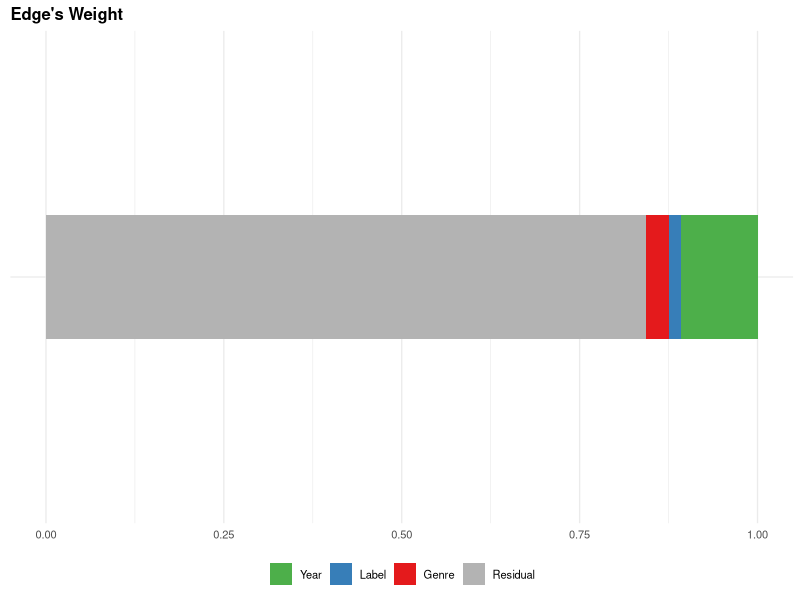

Write R code to recreate this figure.
library(ggplot2)

# Create a dataframe with your values
df <- data.frame(
  Variable = c("Genre", "Label", "Year"),
  Importance = c(0.03167105, 0.01789875, 0.10691640)
)

residual <- 1 - sum(df$Importance)

df <- rbind(df, data.frame(Variable = "Residual", Importance = residual))
df$Variable <- factor(df$Variable, levels = c("Year", "Label", "Genre", "Residual"))  # Force order
color_map <- c("Genre" = "#E41A1C", "Label" = "#377EB8", "Year" = "#4DAF4A", "Residual" = "grey70")

print(ggplot(df, aes(y = " ", x = Importance, fill = Variable)) +
  geom_bar(stat = "identity", width = 0.3) +  
  labs(title = "Edge's Weight", x = NULL, y = NULL) +
  scale_fill_manual(values = color_map) + 
  theme_minimal(base_size = 10) + 
  theme(
    legend.position = "bottom",
    legend.title = element_blank(),
    axis.text.y = element_blank(),
    axis.ticks.y = element_blank(),
    plot.title = element_text(face = "bold", size = 12)
  ) 
)